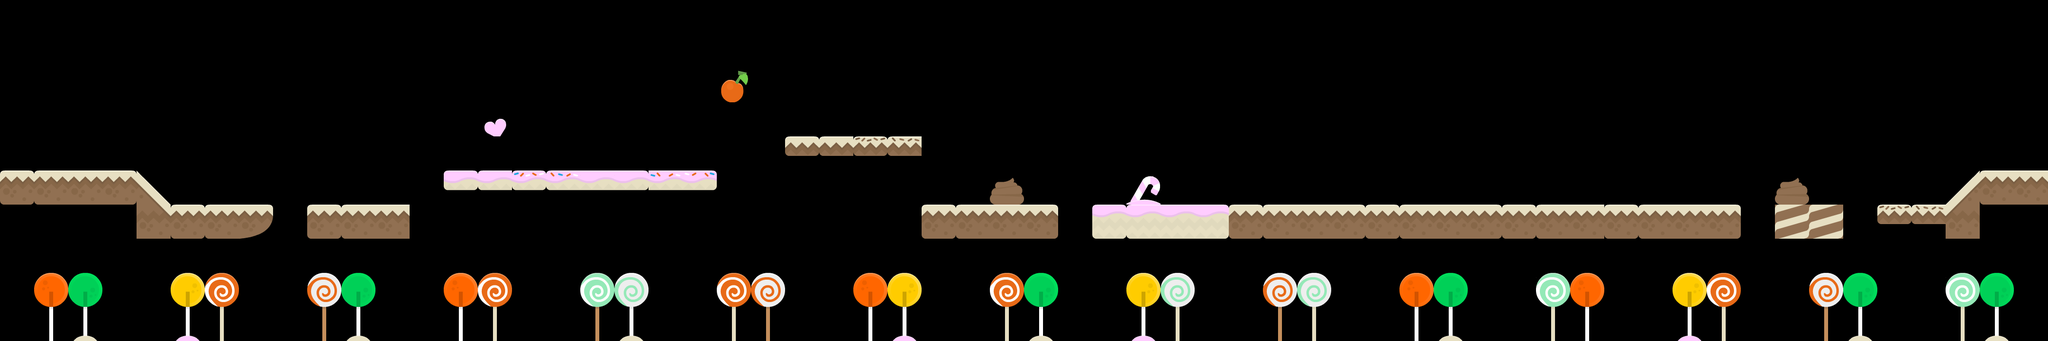

A 2D game scene composited from a Tiled map and its tileset images. What follows is a short description and the map's XML, with every tile layer's data as written:
An orthogonal 60x10 tile map with 70x70 px tiles, 1 tile layer (图块层 1).

<map version="1.2" tiledversion="1.3.4" orientation="orthogonal" renderorder="right-down" width="60" height="10" tilewidth="70" tileheight="70" infinite="0" nextlayerid="2" nextobjectid="1">
 <tileset firstgid="1" name="map" tilewidth="70" tileheight="70" tilecount="98" columns="14">
  <image source="map.png" width="980" height="490" />
 </tileset>
 <layer id="1" name="图块层 1" width="60" height="10">
  <data encoding="csv">
0,0,0,0,0,0,0,0,0,0,0,0,0,0,0,0,0,0,0,0,0,0,0,0,0,0,0,0,0,0,0,0,0,0,0,0,0,0,0,0,0,0,0,0,0,0,0,0,0,0,0,0,0,0,0,0,0,0,0,0,
0,0,0,0,0,0,0,0,0,0,0,0,0,0,0,0,0,0,0,0,0,0,0,0,0,0,0,0,0,0,0,0,0,0,0,0,0,0,0,0,0,0,0,0,0,0,0,0,0,0,0,0,0,0,0,0,0,0,0,0,
0,0,0,0,0,0,0,0,0,0,0,0,0,0,0,0,0,0,0,0,0,13,0,0,0,0,0,0,0,0,0,0,0,0,0,0,0,0,0,0,0,0,0,0,0,0,0,0,0,0,0,0,0,0,0,0,0,0,0,0,
0,0,0,0,0,0,0,0,0,0,0,0,0,0,14,0,0,0,0,0,0,0,0,0,0,0,0,0,0,0,0,0,0,0,0,0,0,0,0,0,0,0,0,0,0,0,0,0,0,0,0,0,0,0,0,0,0,0,0,0,
0,0,0,0,0,0,0,0,0,0,0,0,0,0,0,0,0,0,0,0,0,0,0,37,38,39,40,0,0,0,0,0,0,0,0,0,0,0,0,0,0,0,0,0,0,0,0,0,0,0,0,0,0,0,0,0,0,0,0,0,
30,31,32,33,35,0,0,0,0,0,0,0,0,9,10,11,12,23,24,25,26,0,0,0,0,0,0,0,0,59,0,0,0,65,0,0,0,0,0,0,0,0,0,0,0,0,0,0,0,0,0,0,59,0,0,0,0,36,31,32,
0,0,0,0,49,30,31,48,0,30,31,32,0,0,0,0,0,0,0,0,0,0,0,0,0,0,0,30,31,32,33,0,2,3,4,5,30,31,32,33,30,31,32,33,30,31,32,30,31,32,33,0,78,78,0,39,40,50,0,0,
0,0,0,0,0,0,0,0,0,0,0,0,0,0,0,0,0,0,0,0,0,0,0,0,0,0,0,0,0,0,0,0,0,0,0,0,0,0,0,0,0,0,0,0,0,0,0,0,0,0,0,0,0,0,0,0,0,0,0,0,
0,66,67,0,0,68,69,0,0,70,67,0,0,66,69,0,0,55,56,0,0,69,70,0,0,66,68,0,0,69,67,0,0,68,56,0,0,70,56,0,0,66,67,0,0,55,66,0,0,68,69,0,0,70,67,0,0,55,67,0,
0,80,81,0,0,82,83,0,0,84,81,0,0,80,83,0,0,84,81,0,0,83,84,0,0,80,82,0,0,83,81,0,0,82,83,0,0,84,83,0,0,80,81,0,0,83,80,0,0,82,83,0,0,84,81,0,0,83,81,0
</data>
 </layer>
</map>
